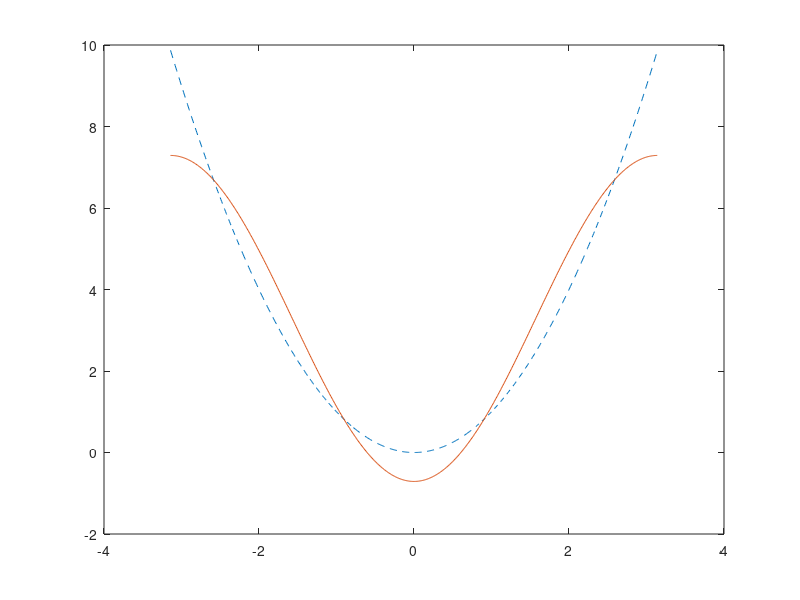

MATLAB code for this plot: (Note: this script raises an error after producing the figure.)
%%%%%%%%%%%%%%%%%%%%%%%%%%%%%%%%%%%%%%%%%
%% Fourier cosine series
%%%%%%%%%%%%%%%%%%%%%%%%%%%%%%%%%%%%%%%%%

%%%%%%%%%%%%%%%%%%%%%%%%%%%%%%%%%%%
%% Function to represent
%%%%%%%%%%%%%%%%%%%%%%%%%%%%%%%%%%%

    f = @(x) x.^2;
    
%%%%%%%%%%%%%%%%%%%%%%%%%%%%%%%%%%%
%% Interval 
%%%%%%%%%%%%%%%%%%%%%%%%%%%%%%%%%%%

    LHS = -pi;
    RHS = pi;
    
    L = (RHS - LHS)/2;
    
%%%%%%%%%%%%%%%%%%%%%%%%%%%%%%%%%%%
%% Number of terms
%%%%%%%%%%%%%%%%%%%%%%%%%%%%%%%%%%%

    N = 100;
    
    a = zeros(N,1);
    
%%%%%%%%%%%%%%%%%%%%%%%%%%%%%%%%%%%
%% Coefficients
%%%%%%%%%%%%%%%%%%%%%%%%%%%%%%%%%%%

    a0 = 1/(2*L)*integral(f,LHS,RHS);
    
    for i = 1:N
        g = @(x) f(x).*cos(i*pi/L*x);
        a(i) = 1/L*integral(g,LHS,RHS);
    end

%%%%%%%%%%%%%%%%%%%%%%%%%%%%%%%%%%%%
%% Series representation
%%%%%%%%%%%%%%%%%%%%%%%%%%%%%%%%%%%%

    %Target
    x = LHS:.01:RHS;
    y = f(x);
    
    %Series approximations
    u = a0;
    
    for i = 1:N
        i_string = num2str(i);
        u = u+a(i)*cos(i*pi/L*x);
        plot(x,y,'--',x,u,'-')
        fig = gca;
        fig.FontSize = 16;    
        title_str = strcat(i_string,'th Fourier approximation');
        title(title_str)
        pause(.1)
    end
    
%%%%%%%%%%%%%%%%%%%%%%%%%%%%%%%%%%%%
%% Extension of representation
%%%%%%%%%%%%%%%%%%%%%%%%%%%%%%%%%%%%

    figure(2)
    %Target
    x = -2*RHS:.01:2*RHS;
    y = f(x);
    
    %Series approximations
    u = a0;
    
    for i = 1:N
        i_string = num2str(i);
        u = u+a(i)*cos(i*pi/L*x);
        plot(x,y,'--',x,u,'-')
        fig = gca;
        fig.FontSize = 16;    
        title_str = strcat(i_string,'th Fourier approximation');
        title(title_str)
        pause(.1)
    end